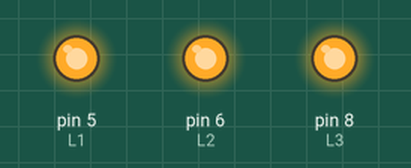
This sketch was run on a simulated Arduino Uno, built with avr-gcc and run on an emulated ATmega328P. On the bench: output pins drawn as LEDs (lit = HIGH).

Above: at 0.1 s.
Timing chart, 0 to 1.6 s (numbered marks = the images above):
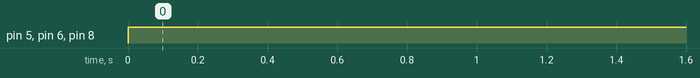

The sketch:

RGB_3Pin.ino
```cpp
int L1=5;
int L2=6;
int L3=8;
void setup() {
  // put your setup code here, to run once:
pinMode(L1, OUTPUT);
pinMode(L2, OUTPUT);
pinMode(L3, OUTPUT);
}

void loop() {
  // put your main code here, to run repeatedly:
//
//  digitalWrite(L1,1);
//
//  digitalWrite(L2,0);
//
//  digitalWrite(L3,1);
//  delay(1000);

  digitalWrite(L1,1);

  digitalWrite(L2,1);

  digitalWrite(L3,1);
  delay(1000);
}
```

Measured:
- by itself, pin 5 (L1), pin 6 (L2), pin 8 (L3): LOW → HIGH at 0.00 s
